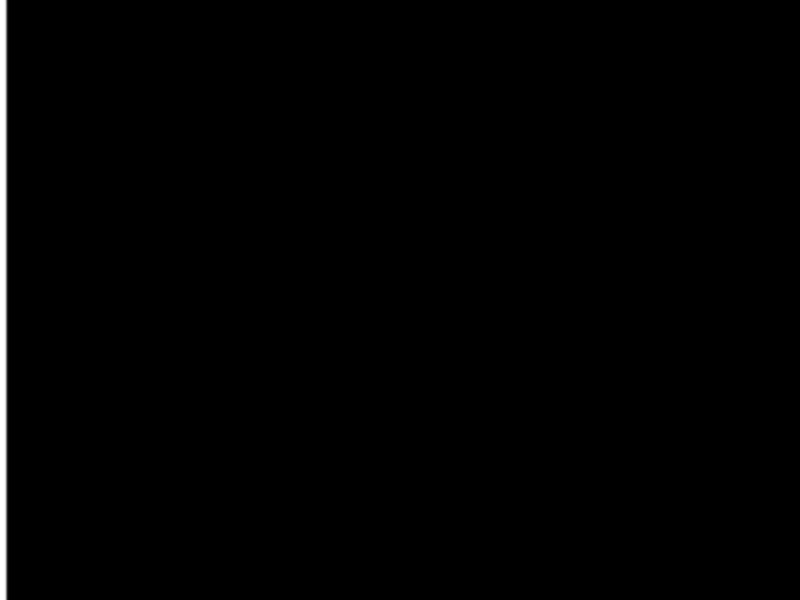
Frame 1 (no input)
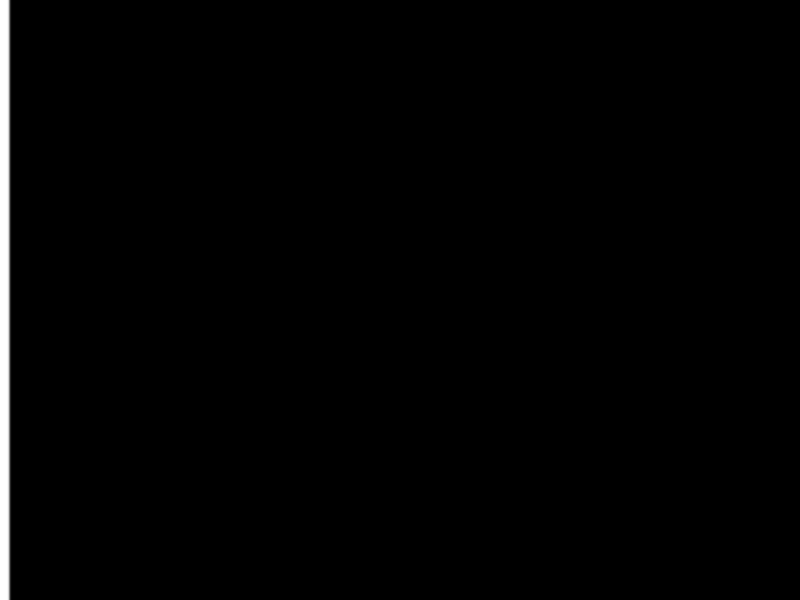
Frame 60 (the mouse pressed at the canvas centre just before this capture)
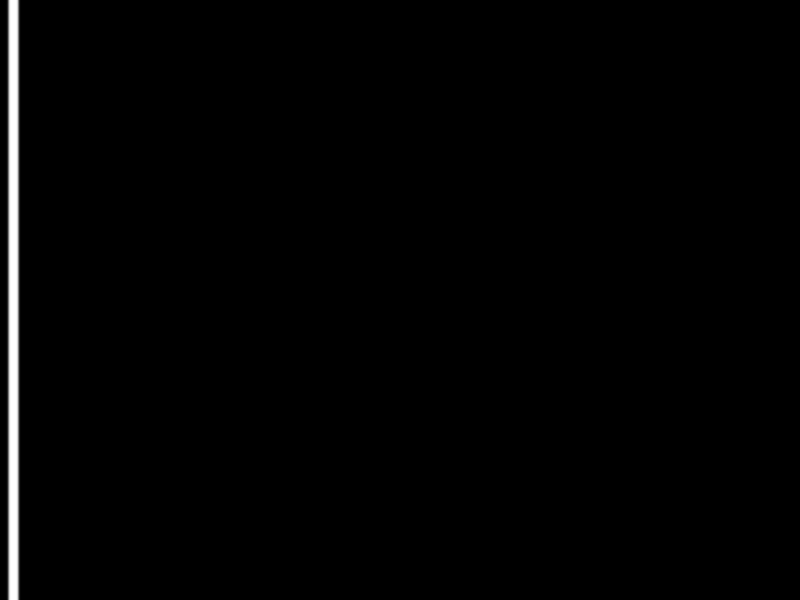
Frame 120 (the mouse held since frame 60 and released just before this capture)

The Processing sketch that drew these frames (run headless with seeded random() and noise(); from frame 60 on, the mouse is pressed at the canvas centre):

// Processing sketch: processing_50107
// ── processing_50107.pde

 float i=1;
  float x=1;
void setup(){
  size(800,600);
  smooth();
  strokeWeight(10);
  background(0);
}

void draw(){
  background(0);
  stroke(255);
  line(x,0,x,600);
 filter(BLUR,1);
  x+=i;
  i=i*1.2;
  if(x>800){x=1;i=1;}
}
